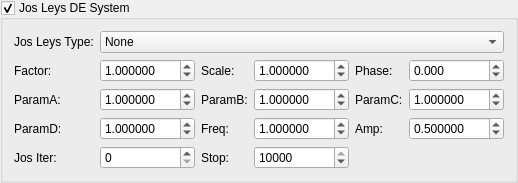
       <widget class="MyGroupBox" name="groupCheck_mutation_jos_leys_enabled">
        <property name="title">
         <string>Jos Leys DE System</string>
        </property>
        <property name="checkable">
         <bool>true</bool>
        </property>
        <property name="checked">
         <bool>true</bool>
        </property>
        <layout class="QGridLayout" name="gridLayout_mutation_jos_leys">
         <item row="0" column="0">
          <widget class="QLabel" name="label_jos_type">
           <property name="text">
            <string>Jos Leys Type:</string>
           </property>
          </widget>
         </item>
         <item row="0" column="1" colspan="6">
          <widget class="QComboBox" name="comboBox_mutation_jos_de_type">
           <item>
            <property name="text">
             <string>None</string>
            </property>
           </item>
           <item>
            <property name="text">
             <string>Curvature Feedback</string>
            </property>
           </item>
           <item>
            <property name="text">
             <string>Log-Derivative Scaling</string>
            </property>
           </item>
           <item>
            <property name="text">
             <string>Spherical Cap DE</string>
            </property>
           </item>
           <item>
            <property name="text">
             <string>Radial-Twist DE</string>
            </property>
           </item>
           <item>
            <property name="text">
             <string>Harmonic Decay DE</string>
            </property>
           </item>
           <item>
            <property name="text">
             <string>Orbit Length DE</string>
            </property>
           </item>
           <item>
            <property name="text">
             <string>Torsion Feedback</string>
            </property>
           </item>
           <item>
            <property name="text">
             <string>Angular Momentum DE</string>
            </property>
           </item>
           <item>
            <property name="text">
             <string>Conformal Stretch</string>
            </property>
           </item>
           <item>
            <property name="text">
             <string>Lyapunov DE</string>
            </property>
           </item>
           <item>
            <property name="text">
             <string>Gradient Descent DE</string>
            </property>
           </item>
           <item>
            <property name="text">
             <string>Newton Step DE</string>
            </property>
           </item>
           <item>
            <property name="text">
             <string>Min-Max Axis DE</string>
            </property>
           </item>
           <item>
            <property name="text">
             <string>Distance Ratio DE</string>
            </property>
           </item>
           <item>
            <property name="text">
             <string>Sectional Curvature</string>
            </property>
           </item>
           <item>
            <property name="text">
             <string>Geodesic DE</string>
            </property>
           </item>
           <item>
            <property name="text">
             <string>Laplacian DE</string>
            </property>
           </item>
           <item>
            <property name="text">
             <string>Divergence DE</string>
            </property>
           </item>
           <item>
            <property name="text">
             <string>Curl DE</string>
            </property>
           </item>
           <item>
            <property name="text">
             <string>Vorticity DE</string>
            </property>
           </item>
           <item>
            <property name="text">
             <string>Strain-Rate DE</string>
            </property>
           </item>
           <item>
            <property name="text">
             <string>Potential Field DE</string>
            </property>
           </item>
           <item>
            <property name="text">
             <string>Green Function DE</string>
            </property>
           </item>
           <item>
            <property name="text">
             <string>Poisson DE</string>
            </property>
           </item>
           <item>
            <property name="text">
             <string>Helmholtz DE</string>
            </property>
           </item>
           <item>
            <property name="text">
             <string>Wave Equation DE</string>
            </property>
           </item>
           <item>
            <property name="text">
             <string>Diffusion DE</string>
            </property>
           </item>
           <item>
            <property name="text">
             <string>Heat Kernel DE</string>
            </property>
           </item>
           <item>
            <property name="text">
             <string>Spectral DE</string>
            </property>
           </item>
           <item>
            <property name="text">
             <string>Fractal Dim DE</string>
            </property>
           </item>
          </widget>
         </item>
         <item row="1" column="0">
          <widget class="QLabel" name="label_jos_factor">
           <property name="text">
            <string>Factor:</string>
           </property>
          </widget>
         </item>
         <item row="1" column="1">
          <widget class="MyDoubleSpinBox" name="spinbox_mutation_jos_factor">
           <property name="minimum">
            <double>-100.0</double>
           </property>
           <property name="maximum">
            <double>100.0</double>
           </property>
           <property name="singleStep">
            <double>0.1</double>
           </property>
           <property name="value">
            <double>1.0</double>
           </property>
           <property name="decimals">
            <number>6</number>
           </property>
          </widget>
         </item>
         <item row="1" column="2">
          <widget class="QLabel" name="label_jos_scale">
           <property name="text">
            <string>Scale:</string>
           </property>
          </widget>
         </item>
         <item row="1" column="3">
          <widget class="MyDoubleSpinBox" name="spinbox_mutation_jos_scale">
           <property name="minimum">
            <double>-100.0</double>
           </property>
           <property name="maximum">
            <double>100.0</double>
           </property>
           <property name="singleStep">
            <double>0.1</double>
           </property>
           <property name="value">
            <double>1.0</double>
           </property>
           <property name="decimals">
            <number>6</number>
           </property>
          </widget>
         </item>
         <item row="1" column="4">
          <widget class="QLabel" name="label_jos_phase">
           <property name="text">
            <string>Phase:</string>
           </property>
          </widget>
         </item>
         <item row="1" column="5" colspan="2">
          <widget class="MyDoubleSpinBox" name="spinbox_mutation_jos_phase">
           <property name="minimum">
            <double>-360.0</double>
           </property>
           <property name="maximum">
            <double>360.0</double>
           </property>
           <property name="singleStep">
            <double>1.0</double>
           </property>
           <property name="value">
            <double>0.0</double>
           </property>
           <property name="decimals">
            <number>3</number>
           </property>
          </widget>
         </item>
         <item row="2" column="0">
          <widget class="QLabel" name="label_jos_param_a">
           <property name="text">
            <string>ParamA:</string>
           </property>
          </widget>
         </item>
         <item row="2" column="1">
          <widget class="MyDoubleSpinBox" name="spinbox_mutation_jos_param_a">
           <property name="minimum">
            <double>-100.0</double>
           </property>
           <property name="maximum">
            <double>100.0</double>
           </property>
           <property name="singleStep">
            <double>0.1</double>
           </property>
           <property name="value">
            <double>1.0</double>
           </property>
           <property name="decimals">
            <number>6</number>
           </property>
          </widget>
         </item>
         <item row="2" column="2">
          <widget class="QLabel" name="label_jos_param_b">
           <property name="text">
            <string>ParamB:</string>
           </property>
          </widget>
         </item>
         <item row="2" column="3">
          <widget class="MyDoubleSpinBox" name="spinbox_mutation_jos_param_b">
           <property name="minimum">
            <double>-100.0</double>
           </property>
           <property name="maximum">
            <double>100.0</double>
           </property>
           <property name="singleStep">
            <double>0.1</double>
           </property>
           <property name="value">
            <double>1.0</double>
           </property>
           <property name="decimals">
            <number>6</number>
           </property>
          </widget>
         </item>
         <item row="2" column="4">
          <widget class="QLabel" name="label_jos_param_c">
           <property name="text">
            <string>ParamC:</string>
           </property>
          </widget>
         </item>
         <item row="2" column="5" colspan="2">
          <widget class="MyDoubleSpinBox" name="spinbox_mutation_jos_param_c">
           <property name="minimum">
            <double>-100.0</double>
           </property>
           <property name="maximum">
            <double>100.0</double>
           </property>
           <property name="singleStep">
            <double>0.1</double>
           </property>
           <property name="value">
            <double>1.0</double>
           </property>
           <property name="decimals">
            <number>6</number>
           </property>
          </widget>
         </item>
         <item row="3" column="0">
          <widget class="QLabel" name="label_jos_param_d">
           <property name="text">
            <string>ParamD:</string>
           </property>
          </widget>
         </item>
         <item row="3" column="1">
          <widget class="MyDoubleSpinBox" name="spinbox_mutation_jos_param_d">
           <property name="minimum">
            <double>-100.0</double>
           </property>
           <property name="maximum">
            <double>100.0</double>
           </property>
           <property name="singleStep">
            <double>0.1</double>
           </property>
           <property name="value">
            <double>1.0</double>
           </property>
           <property name="decimals">
            <number>6</number>
           </property>
          </widget>
         </item>
         <item row="3" column="2">
          <widget class="QLabel" name="label_jos_freq">
           <property name="text">
            <string>Freq:</string>
           </property>
          </widget>
         </item>
         <item row="3" column="3">
          <widget class="MyDoubleSpinBox" name="spinbox_mutation_jos_freq">
           <property name="minimum">
            <double>0.01</double>
           </property>
           <property name="maximum">
            <double>100.0</double>
           </property>
           <property name="singleStep">
            <double>0.1</double>
           </property>
           <property name="value">
            <double>1.0</double>
           </property>
           <property name="decimals">
            <number>6</number>
           </property>
          </widget>
         </item>
         <item row="3" column="4">
          <widget class="QLabel" name="label_jos_amp">
           <property name="text">
            <string>Amp:</string>
           </property>
          </widget>
         </item>
         <item row="3" column="5" colspan="2">
          <widget class="MyDoubleSpinBox" name="spinbox_mutation_jos_amp">
           <property name="minimum">
            <double>-10.0</double>
           </property>
           <property name="maximum">
            <double>10.0</double>
           </property>
           <property name="singleStep">
            <double>0.1</double>
           </property>
           <property name="value">
            <double>0.5</double>
           </property>
           <property name="decimals">
            <number>6</number>
           </property>
          </widget>
         </item>
         <item row="4" column="0">
          <widget class="QLabel" name="label_jos_iter">
           <property name="text">
            <string>Jos Iter:</string>
           </property>
          </widget>
         </item>
         <item row="4" column="1">
          <widget class="MySpinBox" name="spinboxInt_mutation_jos_iter_start">
           <property name="minimum">
            <number>0</number>
           </property>
           <property name="maximum">
            <number>10000</number>
           </property>
           <property name="value">
            <number>0</number>
           </property>
          </widget>
         </item>
         <item row="4" column="2">
          <widget class="QLabel" name="label_jos_iter_stop">
           <property name="text">
            <string>Stop:</string>
           </property>
          </widget>
         </item>
         <item row="4" column="3">
          <widget class="MySpinBox" name="spinboxInt_mutation_jos_iter_stop">
           <property name="minimum">
            <number>0</number>
           </property>
           <property name="maximum">
            <number>10000</number>
           </property>
           <property name="value">
            <number>10000</number>
           </property>
          </widget>
         </item>
        </layout>
       </widget>
